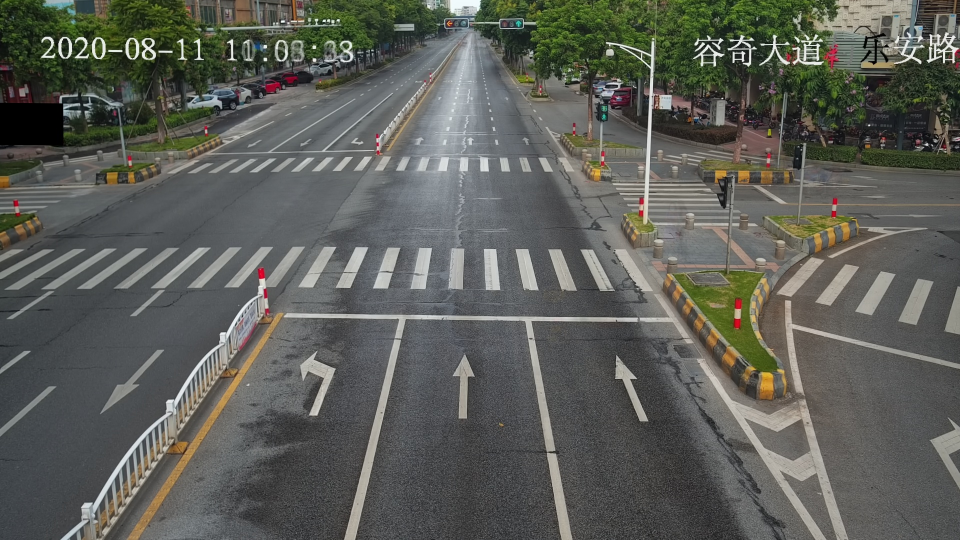
#> input picture east_1.jpg, 1920 x 1080 px, found by its file name (shown at 1/2 size)
$ python image_homography.py
#> lines starting #> are read from the running program, lines starting #| are printed output that depends on the picture
import cv2
import numpy as np
import matplotlib.pyplot as plt

# Searches for linear equation variables
# y = kx + b
from cv2 import CV_32F, flann


def find_line_equation(line):
    x1, y1, x2, y2 = line
    k = (y1 - y2) / (x1 - x2)
    b = y2 - k * x2
    return {'k': k, 'b': b}


# Looking for the point where the lines intersect
def find_intersection_point(line_a, line_b):
    x = int((line_b['b'] - line_a['b'])/(line_a['k'] - line_b['k']))
    y = int(line_b['k'] * x + line_b['b'])
    return x, y

# [6 lines left out: function apply_threshold, not called in this run]

def line_detection(img):
    height, width, _ = img.shape

    #cv2.imshow('img', cv2.resize(img, (800, 600)))

    # Convert the img to grayscale
    gray = cv2.cvtColor(img, cv2.COLOR_BGR2GRAY)
    #cv2.imshow('gray', cv2.resize(gray, (800, 600)))

    #adjust contrast
    a = 5
    b= -500
    darken = cv2.addWeighted(gray, a, np.zeros(gray.shape,gray.dtype), 0, b)
    #cv2.imshow('darken', cv2.resize(darken, (800, 600)))

    # bluring image
    Blurrr = cv2.GaussianBlur(darken,(5,5),cv2.BORDER_DEFAULT)
    #cv2.imshow('Blurrr', cv2.resize(Blurrr, (800, 600)))

    # little moooore contrast
    a = 2
    b = -100
    darken2 = cv2.addWeighted(Blurrr, a, np.zeros(gray.shape, gray.dtype), 0, b)
    #cv2.imshow('darken2', cv2.resize(darken2, (800, 600)))


    #################
    # Canny filter
    edges = cv2.Canny(darken2, 100, 300, apertureSize=3)
    #cv2.imshow('edges', cv2.resize(edges, (800, 600)))

    #trsh = apply_threshold(gray)####
   # cv2.imshow('trsh', cv2.resize(trsh, (800, 600)))

    # Line detection
    lines = cv2.HoughLinesP(edges, 1, np.pi/180, 250, minLineLength=height-height//5, maxLineGap=height)

    left_line = [width, 0, width, height]
    right_line = [0, 0, 0, height]

    down_line = [0, height, width, height]

    for line in lines:

        x1, y1, x2, y2 = line[0]
        # Classification vertical lines
        if y2 > height-height//4 and y1 < height//4:
            # View lines
          #  cv2.line(img, (x1, y1), (x2, y2), (0, 0, 150), 1)

            if x2 > right_line[2]:
                right_line = [x1, y1, x2, y2]
            continue
        if y1 > height-height//4 and y2 < height//4:
            # View lines
        #    cv2.line(img, (x2, y2), (x1, y1), (0, 150, 150), 1)

            if x1 < left_line[2]:
                left_line = [x2, y2, x1, y1]
            continue

        # TODO: redo please
        # Classification horizontal lines
        if y1 > height//2 and y2 > height//2:
            # View lines
         #   cv2.line(img, (x1, y1), (x2, y2), ( 150, 0,0), 1)
            if y1 < down_line[1] and y2 < down_line[3]:
                down_line = [x1, y1, x2, y2]
            continue

    # TODO: bad idea
    # Find up line
    up_line = (down_line[0], down_line[1] - height // 2, down_line[2], down_line[3] - height // 2)# start_width start_heigh end_width end_heigh

    return left_line, right_line, up_line, down_line


def point_detection(left_line, right_line, up_line, down_line):
    # Calculation of the equation of a straight line
    right_line_equation = find_line_equation(right_line)
    left_line_equation = find_line_equation(left_line)
    down_line_equation = find_line_equation(down_line)
    up_line_equation = find_line_equation(up_line)

    # Calculation point
    point_rd = find_intersection_point(right_line_equation, down_line_equation)
    point_ru = find_intersection_point(right_line_equation, up_line_equation)
    point_ld = find_intersection_point(left_line_equation, down_line_equation)
    point_lu = find_intersection_point(left_line_equation, up_line_equation)

    return point_lu, point_ru, point_rd, point_ld


def image_homography(img):
    # TODO: remove magic
    magic_indent = 150

    height, width, _ = img.shape

    left_line, right_line, up_line, down_line = line_detection(img)

    # View lines
    cv2.line(img, (right_line[0], right_line[1]), (right_line[2], right_line[3]), (0, 255, 0), 2)   #green
    cv2.line(img, (left_line[0], left_line[1]), (left_line[2], left_line[3]), (0, 255, 255), 2)     #yellow
    cv2.line(img, (down_line[0], down_line[1]), (down_line[2], down_line[3]), (255, 0, 255), 2)     #magenta
    cv2.line(img, (up_line[0], up_line[1]), (up_line[2], up_line[3]), (255, 0, 0), 2)               #blue

    point_lu, point_ru, point_rd, point_ld = point_detection(left_line, right_line, up_line, down_line)

    # View point
    #cv2.circle(img, point_rd, 6, (0, 0, 255), -1)
    #cv2.circle(img, point_ru, 6, (0, 0, 255), -1)
    #cv2.circle(img, point_ld, 6, (0, 0, 255), -1)
    #v2.circle(img, point_lu, 6, (0, 0, 255), -1)

    # TODO: remove magic
    # create transformation point
    new_point_ld = point_lu[0], height - magic_indent
    new_point_rd = point_ru[0], height - magic_indent

    # View new point
    # cv2.circle(img, new_point_ld, 6, (255, 0, 255), -1)
    # cv2.circle(img, new_point_rd, 6, (255, 0, 255), -1)

    # Image homography
    img_square_corners = np.float32([point_ru, point_lu, point_ld, point_rd])
    img_quad_corners = np.float32([point_ru, point_lu, new_point_ld, new_point_rd])
    h, mask = cv2.findHomography(img_square_corners, img_quad_corners)


    bird_view = cv2.warpPerspective(img, h, (width, height))

    size_2 = (height * 2, width * 2)
    resize = cv2.resize(bird_view, size_2, interpolation=cv2.INTER_AREA)
    cropped_image = resize[size_2[0]//2:size_2[0]*2, size_2[1]//20:size_2[1]*2]

    # View image
    #cv2.imshow('img', cv2.resize(img, (1920, 1080)))
    #v2.imshow('bird_view', cv2.resize(bird_view, (1920, 1080)))
    cv2.imshow('cropped_image', cv2.resize(cropped_image, (1920, 1080)))
    return bird_view

##not working
# [22 lines left out: function matching_images, not called in this run]


if __name__ == '__main__':

    #img = cv2.imread('resources/dataset/BirdView/001---changzhou/north_1.jpg')
    img = cv2.imread('resources/dataset/BirdView/011---taiyuan/east_1.jpg')
#> img is the input picture: shape (1080, 1920, 3); mean B, G, R 87.9, 94, 92.4
    bird_view = image_homography(img)
#> in line_detection, `darken2 = cv2.addWeighted(Blurrr, a, np.zeros(gray.shape, gray.dtype),..`:
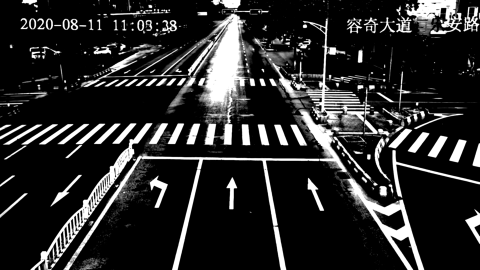
#> darken2: shape (1080, 1920) (shown at 1/4 size); min 0, max 255, mean 42.3
#> in line_detection, `edges = cv2.Canny(darken2, 100, 300, apertureSize=3)`:
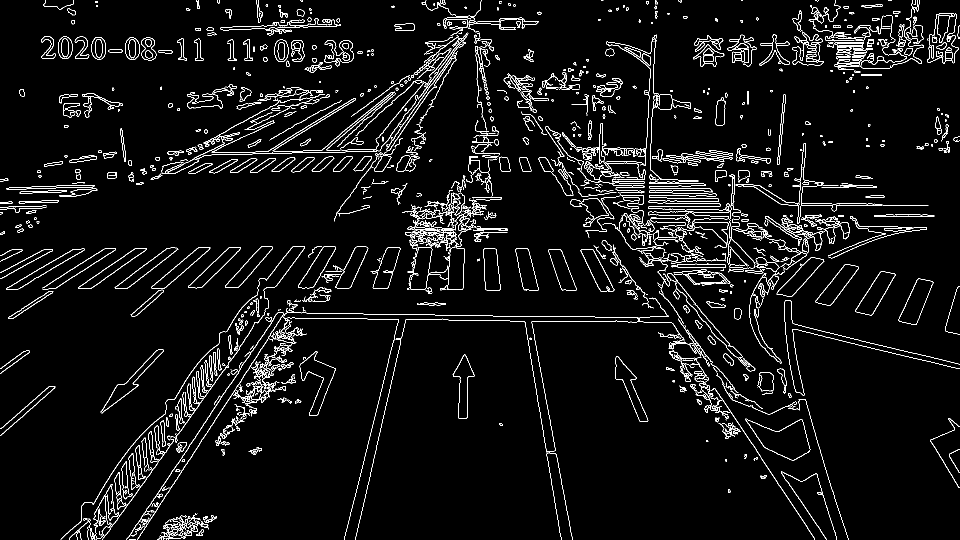
#> edges: shape (1080, 1920) (shown at 1/2 size); 4.7% white in thin lines or dots
#> in line_detection, `lines = cv2.HoughLinesP(edges, 1, np.pi/180, 250, minLineLength=height..`: lines = 24 rows, first 6: [275, 1079, 947, 44], [947, 32, 1652, 1078], [47, 615, 1893, 647], [253, 1079, 949, 47], [31, 625, 1890, 657], [130, 314, 1897, 283]
#> the loop in line_detection, `for line in lines: ` made 24 passes
#> (x1, y1, x2, y2, left_line) on passes 1, 4, 13, 20: (275, 1079, 947, 44, [947, 44, 275, 1079]), (253, 1079, 949, 47, [949, 47, 253, 1079]), (182, 1076, 960, 43, [960, 43, 182, 1076]), (175, 1072, 934, 65, [934, 65, 175, 1072])
#> in line_detection, `up_line = (down_line[0], down_line[1] - height // 2, down_line[2], dow..`: up_line = (47, 75, 1893, 107)
#> in image_homography, `left_line, right_line, up_line, down_line = line_detection(img)`: left_line = [934, 65, 175, 1072]; right_line = [947, 32, 1652, 1078]; up_line = (47, 75, 1893, 107); down_line = [47, 615, 1893, 647]
#> in image_homography, `cv2.line(img, (up_line[0], up_line[1]), (up_line[2], up_line[3]), (255..`:
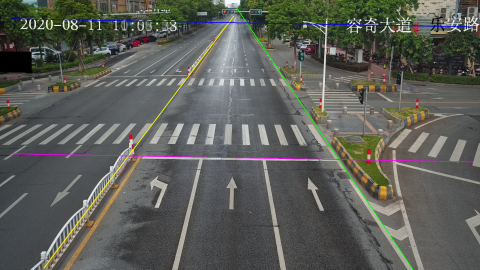
#> img: shape (1080, 1920, 3) (shown at 1/4 size); mean B, G, R 88.3, 94, 92.5
#> in find_line_equation, `x1, y1, x2, y2 = line`: x1 = 947; y1 = 32; x2 = 1652; y2 = 1078
#> in find_line_equation, `k = (y1 - y2) / (x1 - x2)`: k = 1.48
#> in find_line_equation, `b = y2 - k * x2`: b = -1373.1
#> in point_detection, `right_line_equation = find_line_equation(right_line)`: right_line_equation = {'k': 1.48, 'b': -1373.1}
#> in point_detection, `left_line_equation = find_line_equation(left_line)`: left_line_equation = {'k': -1.33, 'b': 1304.2}
#> in point_detection, `down_line_equation = find_line_equation(down_line)`: down_line_equation = {'k': 0.0173, 'b': 614.2}
#> in point_detection, `up_line_equation = find_line_equation(up_line)`: up_line_equation = {'k': 0.0173, 'b': 74.19}
#> in find_intersection_point, `x = int((line_b['b'] - line_a['b'])/(line_a['k'] - line_b['k']))`: x = 1355
#> in find_intersection_point, `y = int(line_b['k'] * x + line_b['b'])`: y = 637
#> in point_detection, `point_rd = find_intersection_point(right_line_equation, down_line_equa..`: point_rd = (1355, 637)
#> in point_detection, `point_ru = find_intersection_point(right_line_equation, up_line_equati..`: point_ru = (986, 91)
#> in point_detection, `point_ld = find_intersection_point(left_line_equation, down_line_equat..`: point_ld = (513, 623)
#> in point_detection, `point_lu = find_intersection_point(left_line_equation, up_line_equation)`: point_lu = (915, 90)
#> in image_homography, `point_lu, point_ru, point_rd, point_ld = point_detection(left_line, ri..`: point_ru = (986, 91); point_rd = (1355, 637); point_ld = (513, 623)
#> in image_homography, `new_point_ld = point_lu[0], height - magic_indent`: new_point_ld = (915, 930)
#> in image_homography, `new_point_rd = point_ru[0], height - magic_indent`: new_point_rd = (986, 930)
#> in image_homography, `img_square_corners = np.float32([point_ru, point_lu, point_ld, point_r..`: img_square_corners = [[986, 91], [915, 90], [513, 623], [1355, 637]]
#> in image_homography, `img_quad_corners = np.float32([point_ru, point_lu, new_point_ld, new_p..`: img_quad_corners = [[986, 91], [915, 90], [915, 930], [986, 930]]
#> in image_homography, `h, mask = cv2.findHomography(img_square_corners, img_quad_corners)`: h = [[-1.31, -33.49, 2616.3], [0.471, -35.43, 2600.5], [0.000458, -0.0352, 1]]; mask = [1, 1, 1, 1]
#> in image_homography, `bird_view = cv2.warpPerspective(img, h, (width, height))`:
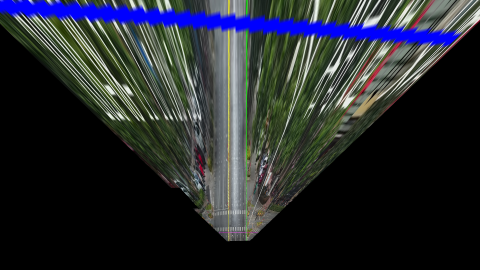
#> bird_view: shape (1080, 1920, 3) (shown at 1/4 size); mean B, G, R 46.5, 41.7, 37.9
#> in image_homography, `resize = cv2.resize(bird_view, size_2, interpolation=cv2.INTER_AREA)`:
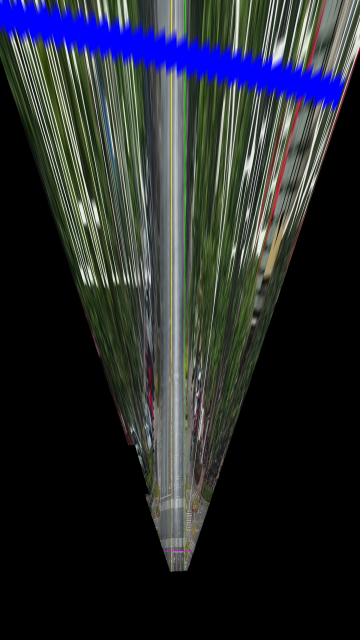
#> resize: shape (3840, 2160, 3) (shown at 1/6 size); mean B, G, R 46.5, 41.7, 37.9
#> in image_homography, `cropped_image = resize[size_2[0]//2:size_2[0]*2, size_2[1]//20:size_2[..`:
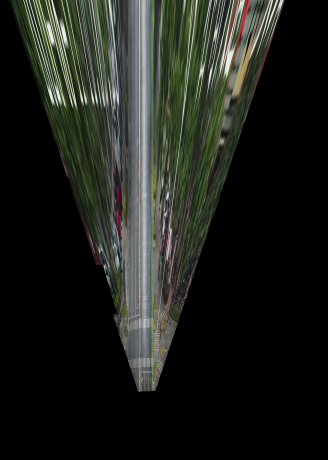
#> cropped_image: shape (2760, 1968, 3) (shown at 1/6 size); mean B, G, R 27, 32.3, 29.7
#> in image_homography, `cv2.imshow('cropped_image', cv2.resize(cropped_image, (1920, 1080)))`:
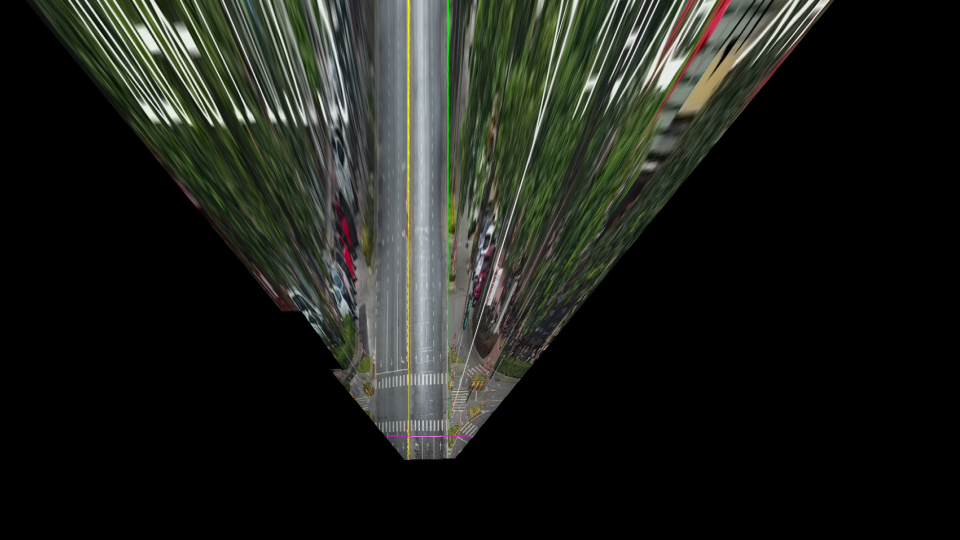
#> window 'cropped_image': shape (1080, 1920, 3) (shown at 1/2 size); mean B, G, R 26.9, 32.2, 29.7


   # [5 lines of commented-out code are left out]
    cv2.imwrite('outt/homography.jpg', bird_view)

    cv2.waitKey()

$ run again, with south_1.jpg copied over east_1.jpg
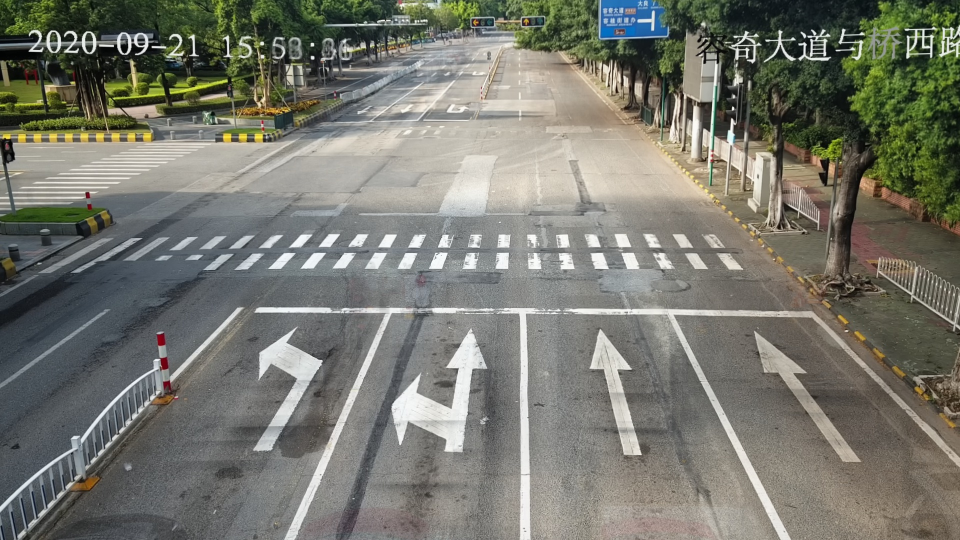
#> input picture south_1.jpg, 1920 x 1080 px, found by its file name (shown at 1/2 size)
#> img is the input picture: shape (1080, 1920, 3); mean B, G, R 110.1, 119.6, 118.9
#> in line_detection, `edges = cv2.Canny(darken2, 100, 300, apertureSize=3)`:
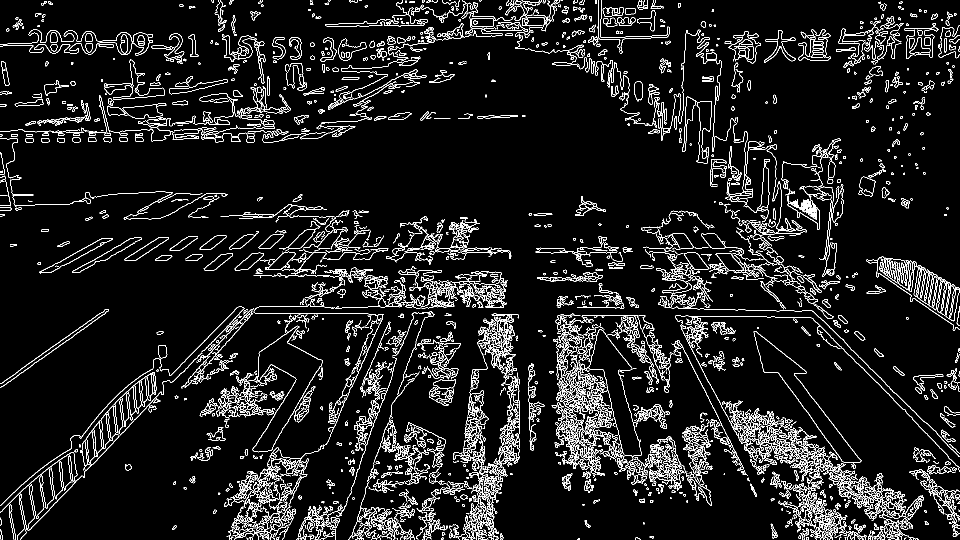
#> edges: shape (1080, 1920) (shown at 1/2 size); 7.5% white in thin lines or dots
#> lines = 84 rows, first 6: [1013, 8, 1918, 913], [40, 1079, 1082, 0], [167, 496, 1672, 496], [23, 753, 1917, 1019], [7, 411, 1919, 1032], [21, 753, 1919, 1020]
#> the loop in line_detection, `for line in lines: ` made 84 passes
#> (x1, y1, x2, y2, left_line) on passes 2, 7, 15, 38: (40, 1079, 1082, 0, [1082, 0, 40, 1079]), (29, 1062, 1090, 1, [1090, 1, 29, 1062]), (28, 1079, 1097, 10, [1097, 10, 28, 1079]), (27, 1078, 1097, 8, [1097, 8, 27, 1078])
#> in line_detection, `up_line = (down_line[0], down_line[1] - height // 2, down_line[2], dow..`: up_line = (79, 3, 1917, 35)
#> in image_homography, `left_line, right_line, up_line, down_line = line_detection(img)`: left_line = [1097, 8, 27, 1078]; right_line = [0, 88, 1919, 1066]; up_line = (79, 3, 1917, 35); down_line = [79, 543, 1917, 575]
#> in find_line_equation, `x1, y1, x2, y2 = line`: x1 = 0; y1 = 88; x2 = 1919; y2 = 1066
#> k = 0.51
#> b = 88
#> right_line_equation = {'k': 0.51, 'b': 88}
#> left_line_equation = {'k': -1, 'b': 1105}
#> down_line_equation = {'k': 0.0174, 'b': 541.6}
#> up_line_equation = {'k': 0.0174, 'b': 1.62}
#> x = 921
#> y = 557
#> in point_detection, `point_rd = find_intersection_point(right_line_equation, down_line_equa..`: point_rd = (921, 557)
#> in point_detection, `point_ru = find_intersection_point(right_line_equation, up_line_equati..`: point_ru = (-175, -1)
#> in point_detection, `point_ld = find_intersection_point(left_line_equation, down_line_equat..`: point_ld = (553, 551)
#> in point_detection, `point_lu = find_intersection_point(left_line_equation, up_line_equation)`: point_lu = (1084, 20)
#> in image_homography, `point_lu, point_ru, point_rd, point_ld = point_detection(left_line, ri..`: point_ru = (-175, -1); point_rd = (921, 557); point_ld = (553, 551)
#> new_point_ld = (1084, 930)
#> new_point_rd = (-175, 930)
#> img_square_corners = [[-175, -1], [1084, 20], [553, 551], [921, 557]]
#> img_quad_corners = [[-175, -1], [1084, 20], [1084, 930], [-175, 930]]
#> h = [[1.04, -1.64, 6.46], [0.0258, -0.532, 2.99], [5.77e-05, -0.00241, 1]]; mask = [1, 1, 1, 1]
#> in image_homography, `cv2.imshow('cropped_image', cv2.resize(cropped_image, (1920, 1080)))`:
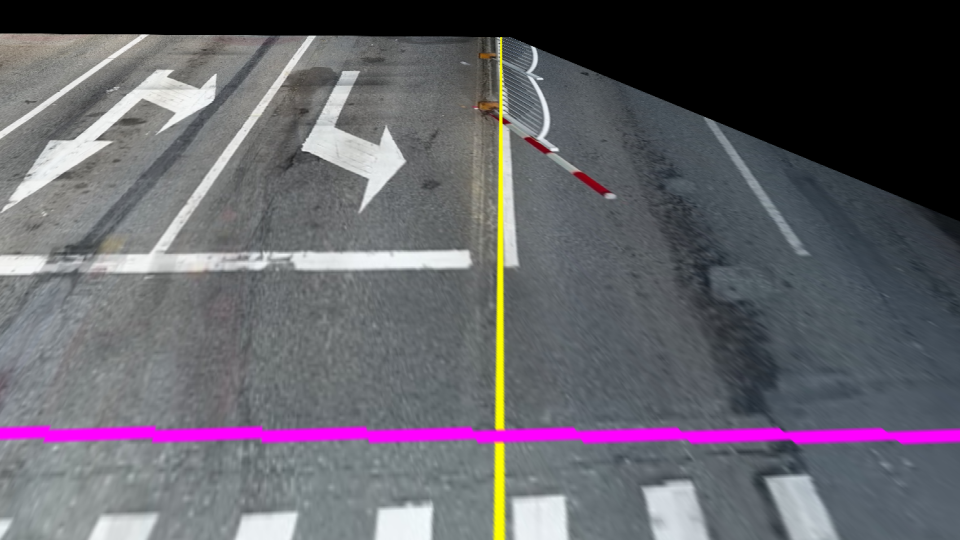
#> window 'cropped_image': shape (1080, 1920, 3) (shown at 1/2 size); mean B, G, R 103.9, 97.3, 98.9
